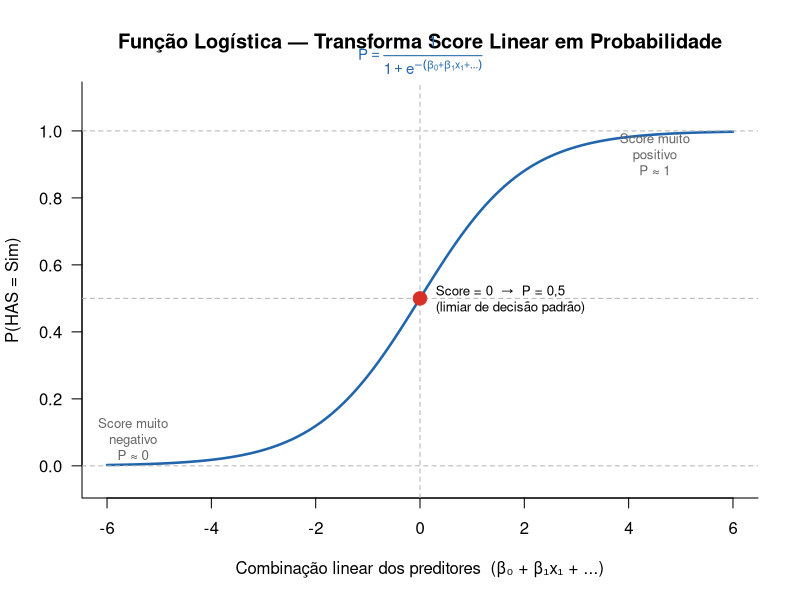

The R source for this figure: (Note: this script raises an error after producing the figure.)
# ══════════════════════════════════════════════════════════════════════════════
# NHANES 2021-2023 — Regressão Logística para Predição de HAS (baseline)
# Rode 00_config.R antes (ele cria dados, dados_treino e dados_teste)
# ══════════════════════════════════════════════════════════════════════════════

# ── 1. Dados ─────────────────────────────────────────────────────────────────
# dados, dados_treino e dados_teste preparados pelo 00_config.R

# ══════════════════════════════════════════════════════════════════════════════
# 2. CONCEITO CENTRAL: A FUNÇÃO LOGÍSTICA
# ══════════════════════════════════════════════════════════════════════════════
# A regressão logística modela a PROBABILIDADE de um evento (has_pas = "Sim")
# como função linear dos preditores, transformada pela função logística:
#
#   P(Y=1) = 1 / (1 + e^(-(β0 + β1·x1 + β2·x2 + ...)))
#
# O resultado é sempre entre 0 e 1 — ao contrário da regressão linear,
# que poderia prever valores absurdos como P = -0.3 ou P = 1.7.
#
# Os coeficientes β são interpretados como LOG-ODDS:
#   e^β = Odds Ratio (OR) — quanto a chance de HAS muda por unidade do preditor.

x_vals   <- seq(-6, 6, by = 0.05)
log_vals <- 1 / (1 + exp(-x_vals))

png("output/01_regressao/conceito_funcao_logistica.png", width = 900, height = 700, res = 120)
plot(
  x_vals, log_vals,
  type = "l", lwd = 2.5, col = "#2166ac",
  xlab = "Combinação linear dos preditores  (β₀ + β₁x₁ + ...)",
  ylab = "P(HAS = Sim)",
  main = "Função Logística — Transforma Score Linear em Probabilidade",
  las  = 1, bty = "l", ylim = c(-0.05, 1.1)
)
abline(h = c(0, 0.5, 1), lty = 2, col = "gray70")
abline(v = 0,             lty = 2, col = "gray70")
points(0, 0.5, pch = 19, col = "#d73027", cex = 1.8)
text(0.3, 0.50, "Score = 0  →  P = 0,5\n(limiar de decisão padrão)", adj = 0, cex = 0.8)
text(-5.5, 0.08, "Score muito\nnegativo\nP ≈ 0", cex = 0.8, col = "gray40")
text( 4.5, 0.93, "Score muito\npositivo\nP ≈ 1", cex = 0.8, col = "gray40")
mtext(expression(P == frac(1, 1 + e^{-(beta[0] + beta[1]*x[1] + ldots)})),
      side = 3, line = 0.2, cex = 0.9, col = "#2166ac")
dev.off()

# ══════════════════════════════════════════════════════════════════════════════
# 3. AJUSTE DO MODELO
# ══════════════════════════════════════════════════════════════════════════════

# 3.1 Recipe
# step_dummy: converte fatores em dummies (0/1)
# step_normalize: padroniza contínuas → coeficientes comparáveis entre si
receita_lr <- recipe(has_pas ~ ., data = dados_treino) %>%
  step_dummy(all_nominal_predictors(), one_hot = FALSE) %>%
  step_normalize(all_numeric_predictors())

# 3.2 Especificação
espec_lr <- logistic_reg() %>%
  set_engine("glm") %>%
  set_mode("classification")

# 3.3 Workflow
wf_lr <- workflow() %>%
  add_recipe(receita_lr) %>%
  add_model(espec_lr)

# 3.4 Treinar
modelo_lr <- wf_lr %>% fit(data = dados_treino)

# ══════════════════════════════════════════════════════════════════════════════
# 4. INTERPRETAÇÃO: ODDS RATIOS
# ══════════════════════════════════════════════════════════════════════════════
# O coeficiente β de cada preditor é o log-odds.
#   e^β = Odds Ratio: quanto a CHANCE de HAS multiplica por unidade do preditor.
#   OR > 1 → aumenta o risco
#   OR < 1 → reduz o risco
#   OR = 1 → sem efeito
#
# ATENÇÃO: como aplicamos step_normalize(), os preditores contínuos foram
# padronizados (média 0, dp 1). O OR de idade, colesterol etc. é, portanto,
# por +1 DESVIO-PADRÃO — não por unidade original (ano, mg/dL).
#
# Intervalo de confiança: se o IC não cruza 1, o efeito é estatisticamente
# significativo (equivalente ao p < 0.05 no modelo logístico).

coefs <- tidy(extract_fit_engine(modelo_lr), conf.int = TRUE) %>%
  filter(term != "(Intercept)") %>%
  mutate(
    OR      = exp(estimate),
    OR_low  = exp(conf.low),
    OR_high = exp(conf.high),
    term    = dplyr::recode(term,
      "idade"                 = "Idade",
      "whr"                   = "Razão cintura/estatura",
      "renda"                 = "Renda",
      "colesterol"            = "Colesterol",
      "sedentarismo"          = "Sedentarismo (min/dia)",
      "sexo_Feminino"         = "Sexo (feminino)",
      "raca_Branco"           = "Raça (branco)",
      "diabetes_Sim"          = "Diabetes (sim)",
      "fumante_Ex.fumante"    = "Ex-fumante",
      "fumante_Fumante.atual" = "Fumante atual"
      # termos sem tradução aqui mantêm o nome bruto (acontece no exercicio.R)
    )
  )

print(coefs %>% select(term, OR, OR_low, OR_high, p.value))

# Gráfico de forest plot dos Odds Ratios
p_or <- ggplot(coefs, aes(x = OR, y = reorder(term, OR))) +
  geom_vline(xintercept = 1, linetype = "dashed", color = "gray50") +
  geom_errorbar(aes(xmin = OR_low, xmax = OR_high), height = 0.2, color = "#555555",
                orientation = "y") +
  geom_point(aes(color = OR > 1), size = 3) +
  scale_color_manual(values = c("TRUE" = "#d73027", "FALSE" = "#2166ac"),
                     labels = c("TRUE" = "Aumenta risco", "FALSE" = "Reduz risco")) +
  labs(
    title    = "Odds Ratios — Regressão Logística (NHANES 2021-2023)",
    subtitle = "Linha vertical = OR 1 (sem efeito)  |  Barras = IC 95%",
    x        = "Razão de Chances (Odds Ratio)",
    y        = NULL,
    color    = NULL
  ) +
  theme_minimal(base_size = 13) +
  theme(legend.position = "top")
print(p_or)
ggsave("output/01_regressao/logistic_odds_ratios.png", plot = p_or,
       width = 8, height = 6, dpi = 150, bg = "white")

# ══════════════════════════════════════════════════════════════════════════════
# 5. AVALIAÇÃO: CURVA ROC + AUC
# ══════════════════════════════════════════════════════════════════════════════
# Usamos ROC + AUC — mesma abordagem dos scripts seguintes, para comparação.
# Este bloco de avaliação é IDÊNTICO nos scripts 01–04 (repetição proposital:
# cada script é autocontido e a métrica comum permite comparar os modelos).
# O evento positivo é has_pas = "Sim": como os níveis do fator são
# c("Não", "Sim"), passamos event_level = "second" explicitamente.

probs_teste <- predict(modelo_lr, dados_teste, type = "prob") %>%
  bind_cols(dados_teste %>% select(has_pas))

probs_roc <- probs_teste %>%
  rename(prob_evento = .pred_Sim)   # probabilidade do evento: HAS = "Sim"

auc_lr <- roc_auc(probs_roc, truth = has_pas, prob_evento, event_level = "second")
cat("AUC da Regressão Logística:", round(auc_lr$.estimate, 3), "\n")

# Ponto ótimo: critério de Youden — maximiza sensibilidade + especificidade
# J = sens + spec - 1  →  equivalente a minimizar a distância ao canto (0,1)
roc_df <- roc_curve(probs_roc, truth = has_pas, prob_evento, event_level = "second")
ponto_otimo <- roc_df %>%
  mutate(youden = sensitivity + specificity - 1) %>%
  slice_max(youden, n = 1)

cat(sprintf(
  "Limiar ótimo (Youden): %.3f  |  Sensibilidade: %.3f  |  Especificidade: %.3f\n",
  ponto_otimo$.threshold, ponto_otimo$sensitivity, ponto_otimo$specificity
))

p_roc <- roc_df %>%
  autoplot() +
  geom_point(
    data  = ponto_otimo,
    aes(x = 1 - specificity, y = sensitivity),
    color = "#d73027", size = 3.5
  ) +
  annotate(
    "text",
    x     = 1 - ponto_otimo$specificity + 0.03,
    y     = ponto_otimo$sensitivity - 0.04,
    label = sprintf("Limiar ótimo\n(Youden = %.2f)", max(roc_df$sensitivity + roc_df$specificity - 1, na.rm = TRUE)),
    hjust = 0, size = 3.2, color = "#d73027"
  ) +
  labs(
    title   = "Curva ROC — Regressão Logística (NHANES 2021-2023)",
    x       = "1 - Especificidade  (taxa de falsos positivos)",
    y       = "Sensibilidade  (taxa de verdadeiros positivos)",
    caption = paste0(
      "AUC = ", round(auc_lr$.estimate, 3),
      "  |  Diagonal pontilhada = modelo aleatório (AUC = 0,5)",
      "  |  Ponto vermelho = limiar ótimo (Youden)"
    )
  ) +
  theme_minimal(base_size = 12) +
  theme(plot.caption = element_text(color = "gray40", size = 9))
print(p_roc)
ggsave("output/01_regressao/logistic_roc.png", plot = p_roc,
       width = 7, height = 6, dpi = 150, bg = "white")

# ══════════════════════════════════════════════════════════════════════════════
# fim do script ────────────────────────────────────────────────────────────────
# ══════════════════════════════════════════════════════════════════════════════
